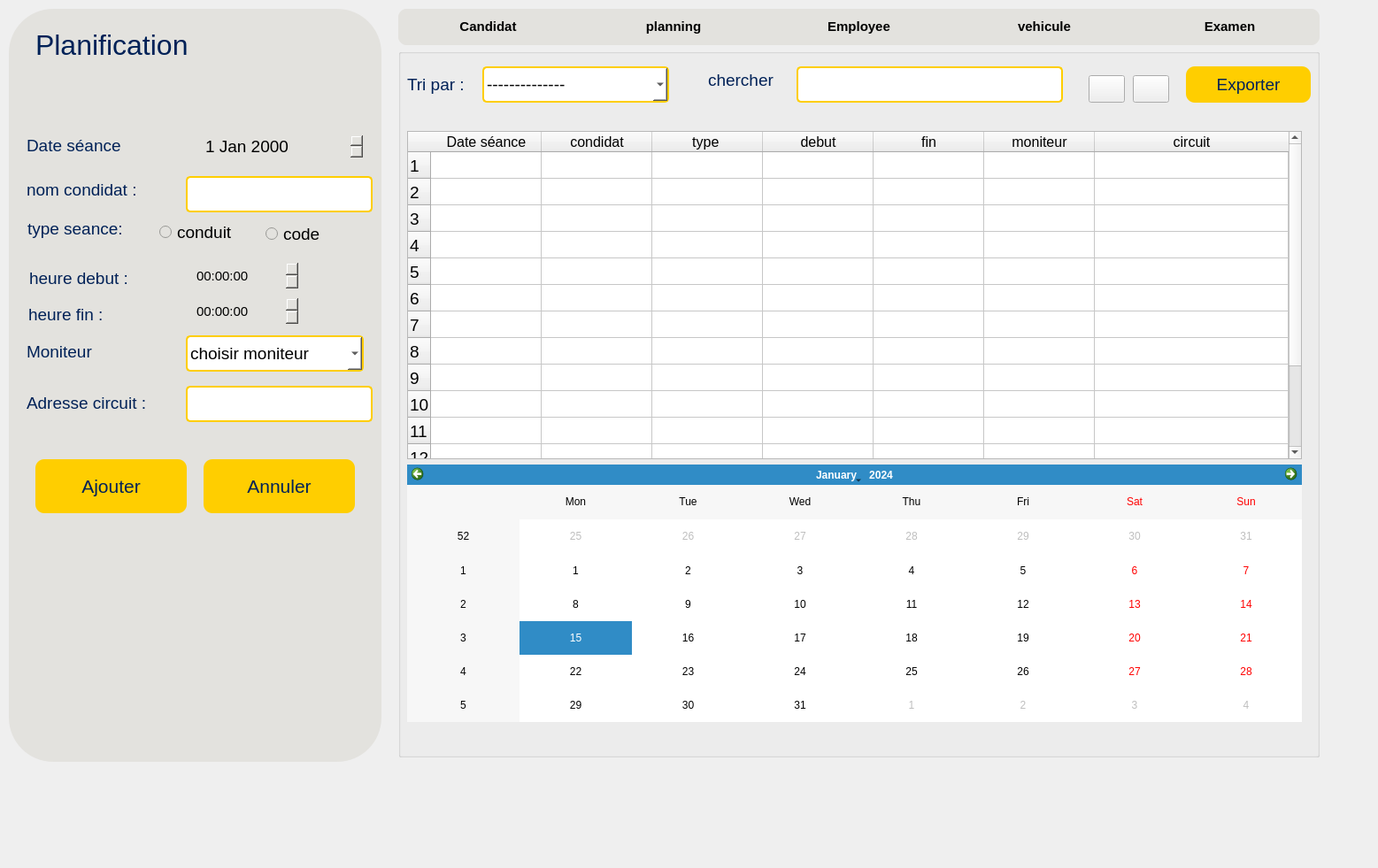
<?xml version="1.0" encoding="UTF-8"?>
<ui version="4.0">
 <class>Form</class>
 <widget class="QWidget" name="Form">
  <property name="geometry">
   <rect>
    <x>0</x>
    <y>0</y>
    <width>1557</width>
    <height>981</height>
   </rect>
  </property>
  <property name="windowTitle">
   <string>Form</string>
  </property>
  <widget class="QGroupBox" name="groupBox_5">
   <property name="geometry">
    <rect>
     <x>450</x>
     <y>10</y>
     <width>1041</width>
     <height>41</height>
    </rect>
   </property>
   <property name="styleSheet">
    <string notr="true">background-color:#e3e2de;
border-radius:10px;</string>
   </property>
   <property name="title">
    <string/>
   </property>
   <widget class="QWidget" name="horizontalLayoutWidget_3">
    <property name="geometry">
     <rect>
      <x>0</x>
      <y>0</y>
      <width>1041</width>
      <height>41</height>
     </rect>
    </property>
    <layout class="QHBoxLayout" name="horizontalLayout_3">
     <item>
      <widget class="QPushButton" name="candidat_3">
       <property name="font">
        <font>
         <pointsize>11</pointsize>
         <bold>true</bold>
        </font>
       </property>
       <property name="styleSheet">
        <string notr="true">background-color:#e3e2de;</string>
       </property>
       <property name="text">
        <string>Candidat</string>
       </property>
      </widget>
     </item>
     <item>
      <widget class="QPushButton" name="planning_3">
       <property name="font">
        <font>
         <pointsize>11</pointsize>
         <bold>true</bold>
        </font>
       </property>
       <property name="styleSheet">
        <string notr="true">background-color:#e3e2de;</string>
       </property>
       <property name="text">
        <string>planning</string>
       </property>
      </widget>
     </item>
     <item>
      <widget class="QPushButton" name="employee_3">
       <property name="font">
        <font>
         <pointsize>11</pointsize>
         <bold>true</bold>
        </font>
       </property>
       <property name="styleSheet">
        <string notr="true">background-color:#e3e2de;</string>
       </property>
       <property name="text">
        <string>Employee</string>
       </property>
      </widget>
     </item>
     <item>
      <widget class="QPushButton" name="vehicule_3">
       <property name="font">
        <font>
         <pointsize>11</pointsize>
         <bold>true</bold>
        </font>
       </property>
       <property name="styleSheet">
        <string notr="true">background-color:#e3e2de;</string>
       </property>
       <property name="text">
        <string>vehicule</string>
       </property>
      </widget>
     </item>
     <item>
      <widget class="QPushButton" name="examen_3">
       <property name="font">
        <font>
         <pointsize>11</pointsize>
         <bold>true</bold>
        </font>
       </property>
       <property name="styleSheet">
        <string notr="true">background-color:#e3e2de;</string>
       </property>
       <property name="text">
        <string>Examen</string>
       </property>
      </widget>
     </item>
    </layout>
   </widget>
  </widget>
  <widget class="QGroupBox" name="groupBox_4">
   <property name="geometry">
    <rect>
     <x>450</x>
     <y>55</y>
     <width>1041</width>
     <height>801</height>
    </rect>
   </property>
   <property name="title">
    <string/>
   </property>
   <widget class="QTableWidget" name="tab_3">
    <property name="geometry">
     <rect>
      <x>10</x>
      <y>93</y>
      <width>1011</width>
      <height>371</height>
     </rect>
    </property>
    <property name="font">
     <font>
      <pointsize>14</pointsize>
     </font>
    </property>
    <property name="showGrid">
     <bool>true</bool>
    </property>
    <property name="wordWrap">
     <bool>true</bool>
    </property>
    <property name="rowCount">
     <number>15</number>
    </property>
    <attribute name="horizontalHeaderVisible">
     <bool>true</bool>
    </attribute>
    <attribute name="horizontalHeaderCascadingSectionResizes">
     <bool>false</bool>
    </attribute>
    <attribute name="horizontalHeaderMinimumSectionSize">
     <number>40</number>
    </attribute>
    <attribute name="horizontalHeaderDefaultSectionSize">
     <number>125</number>
    </attribute>
    <attribute name="horizontalHeaderHighlightSections">
     <bool>true</bool>
    </attribute>
    <attribute name="horizontalHeaderShowSortIndicator" stdset="0">
     <bool>false</bool>
    </attribute>
    <attribute name="horizontalHeaderStretchLastSection">
     <bool>true</bool>
    </attribute>
    <row/>
    <row/>
    <row/>
    <row/>
    <row/>
    <row/>
    <row/>
    <row/>
    <row/>
    <row/>
    <row/>
    <row/>
    <row/>
    <row/>
    <row/>
    <column>
     <property name="text">
      <string>Date séance</string>
     </property>
     <property name="font">
      <font>
       <pointsize>12</pointsize>
      </font>
     </property>
    </column>
    <column>
     <property name="text">
      <string>condidat</string>
     </property>
     <property name="font">
      <font>
       <pointsize>12</pointsize>
      </font>
     </property>
    </column>
    <column>
     <property name="text">
      <string>type </string>
     </property>
     <property name="font">
      <font>
       <pointsize>12</pointsize>
      </font>
     </property>
    </column>
    <column>
     <property name="text">
      <string>debut</string>
     </property>
     <property name="font">
      <font>
       <pointsize>12</pointsize>
      </font>
     </property>
    </column>
    <column>
     <property name="text">
      <string>fin</string>
     </property>
     <property name="font">
      <font>
       <pointsize>12</pointsize>
      </font>
     </property>
    </column>
    <column>
     <property name="text">
      <string>moniteur</string>
     </property>
     <property name="font">
      <font>
       <pointsize>12</pointsize>
      </font>
     </property>
    </column>
    <column>
     <property name="text">
      <string>circuit</string>
     </property>
     <property name="font">
      <font>
       <pointsize>12</pointsize>
      </font>
     </property>
    </column>
   </widget>
   <widget class="QLabel" name="label_21">
    <property name="geometry">
     <rect>
      <x>10</x>
      <y>25</y>
      <width>91</width>
      <height>31</height>
     </rect>
    </property>
    <property name="font">
     <font>
      <pointsize>14</pointsize>
     </font>
    </property>
    <property name="styleSheet">
     <string notr="true">color:#002157</string>
    </property>
    <property name="text">
     <string>Tri par : </string>
    </property>
   </widget>
   <widget class="QComboBox" name="tri_3">
    <property name="geometry">
     <rect>
      <x>95</x>
      <y>20</y>
      <width>211</width>
      <height>41</height>
     </rect>
    </property>
    <property name="font">
     <font>
      <pointsize>14</pointsize>
     </font>
    </property>
    <property name="styleSheet">
     <string notr="true">background-color:white;
border-radius:5px;
border:2px solid #ffce00;
</string>
    </property>
    <item>
     <property name="text">
      <string>--------------</string>
     </property>
    </item>
    <item>
     <property name="text">
      <string>nom A à Z </string>
     </property>
    </item>
    <item>
     <property name="text">
      <string>nom Z à A</string>
     </property>
    </item>
    <item>
     <property name="text">
      <string>age croissant</string>
     </property>
    </item>
    <item>
     <property name="text">
      <string>age  décroissant</string>
     </property>
    </item>
   </widget>
   <widget class="QTextEdit" name="recherche_3">
    <property name="geometry">
     <rect>
      <x>450</x>
      <y>20</y>
      <width>301</width>
      <height>41</height>
     </rect>
    </property>
    <property name="font">
     <font>
      <pointsize>14</pointsize>
     </font>
    </property>
    <property name="styleSheet">
     <string notr="true">background-color:white;
border-radius:5px;
border:2px solid #ffce00;


</string>
    </property>
    <property name="verticalScrollBarPolicy">
     <enum>Qt::ScrollBarPolicy::ScrollBarAlwaysOff</enum>
    </property>
    <property name="horizontalScrollBarPolicy">
     <enum>Qt::ScrollBarPolicy::ScrollBarAlwaysOff</enum>
    </property>
    <property name="sizeAdjustPolicy">
     <enum>QAbstractScrollArea::SizeAdjustPolicy::AdjustIgnored</enum>
    </property>
   </widget>
   <widget class="QLabel" name="label_22">
    <property name="geometry">
     <rect>
      <x>350</x>
      <y>20</y>
      <width>101</width>
      <height>31</height>
     </rect>
    </property>
    <property name="font">
     <font>
      <pointsize>14</pointsize>
     </font>
    </property>
    <property name="styleSheet">
     <string notr="true">color:#002157</string>
    </property>
    <property name="text">
     <string>chercher</string>
    </property>
   </widget>
   <widget class="QCalendarWidget" name="calendarWidget">
    <property name="geometry">
     <rect>
      <x>10</x>
      <y>470</y>
      <width>1011</width>
      <height>291</height>
     </rect>
    </property>
   </widget>
   <widget class="QPushButton" name="pushButton_10">
    <property name="geometry">
     <rect>
      <x>780</x>
      <y>30</y>
      <width>41</width>
      <height>31</height>
     </rect>
    </property>
    <property name="text">
     <string/>
    </property>
    <property name="icon">
     <iconset theme="QIcon::ThemeIcon::EditDelete"/>
    </property>
   </widget>
   <widget class="QPushButton" name="pushButton_11">
    <property name="geometry">
     <rect>
      <x>830</x>
      <y>30</y>
      <width>41</width>
      <height>31</height>
     </rect>
    </property>
    <property name="text">
     <string/>
    </property>
    <property name="icon">
     <iconset theme="QIcon::ThemeIcon::MailMessageNew"/>
    </property>
   </widget>
   <widget class="QPushButton" name="pushButton_8">
    <property name="geometry">
     <rect>
      <x>890</x>
      <y>20</y>
      <width>141</width>
      <height>41</height>
     </rect>
    </property>
    <property name="font">
     <font>
      <pointsize>14</pointsize>
     </font>
    </property>
    <property name="styleSheet">
     <string notr="true">background-color:#ffce00;
color:#002157;
border-radius:10px;</string>
    </property>
    <property name="text">
     <string>Exporter</string>
    </property>
    <property name="icon">
     <iconset theme="QIcon::ThemeIcon::WindowNew"/>
    </property>
    <property name="iconSize">
     <size>
      <width>20</width>
      <height>20</height>
     </size>
    </property>
   </widget>
  </widget>
  <widget class="QGroupBox" name="groupBox_6">
   <property name="geometry">
    <rect>
     <x>10</x>
     <y>10</y>
     <width>421</width>
     <height>851</height>
    </rect>
   </property>
   <property name="styleSheet">
    <string notr="true">border-radius:50px;
background-color:#e3e2de;</string>
   </property>
   <property name="title">
    <string/>
   </property>
   <widget class="QLabel" name="label_23">
    <property name="geometry">
     <rect>
      <x>30</x>
      <y>10</y>
      <width>331</width>
      <height>61</height>
     </rect>
    </property>
    <property name="font">
     <font>
      <pointsize>24</pointsize>
     </font>
    </property>
    <property name="styleSheet">
     <string notr="true">color:#002157
</string>
    </property>
    <property name="text">
     <string>Planification</string>
    </property>
   </widget>
   <widget class="QLabel" name="label_24">
    <property name="geometry">
     <rect>
      <x>20</x>
      <y>139</y>
      <width>141</width>
      <height>31</height>
     </rect>
    </property>
    <property name="font">
     <font>
      <pointsize>14</pointsize>
     </font>
    </property>
    <property name="styleSheet">
     <string notr="true">color:#002157</string>
    </property>
    <property name="text">
     <string>Date séance</string>
    </property>
   </widget>
   <widget class="QLabel" name="label_25">
    <property name="geometry">
     <rect>
      <x>21</x>
      <y>233</y>
      <width>141</width>
      <height>31</height>
     </rect>
    </property>
    <property name="font">
     <font>
      <pointsize>14</pointsize>
     </font>
    </property>
    <property name="styleSheet">
     <string notr="true">color:#002157</string>
    </property>
    <property name="text">
     <string>type seance: </string>
    </property>
   </widget>
   <widget class="QLabel" name="label_26">
    <property name="geometry">
     <rect>
      <x>23</x>
      <y>284</y>
      <width>151</width>
      <height>40</height>
     </rect>
    </property>
    <property name="font">
     <font>
      <pointsize>14</pointsize>
     </font>
    </property>
    <property name="styleSheet">
     <string notr="true">color:#002157</string>
    </property>
    <property name="text">
     <string>heure debut :</string>
    </property>
   </widget>
   <widget class="QRadioButton" name="homme_3">
    <property name="geometry">
     <rect>
      <x>170</x>
      <y>237</y>
      <width>121</width>
      <height>30</height>
     </rect>
    </property>
    <property name="font">
     <font>
      <pointsize>14</pointsize>
     </font>
    </property>
    <property name="text">
     <string>conduit</string>
    </property>
   </widget>
   <widget class="QRadioButton" name="femme_3">
    <property name="geometry">
     <rect>
      <x>290</x>
      <y>234</y>
      <width>121</width>
      <height>40</height>
     </rect>
    </property>
    <property name="font">
     <font>
      <pointsize>14</pointsize>
     </font>
    </property>
    <property name="text">
     <string>code</string>
    </property>
   </widget>
   <widget class="QLabel" name="label_27">
    <property name="geometry">
     <rect>
      <x>20</x>
      <y>189</y>
      <width>171</width>
      <height>31</height>
     </rect>
    </property>
    <property name="font">
     <font>
      <pointsize>14</pointsize>
     </font>
    </property>
    <property name="styleSheet">
     <string notr="true">color:#002157</string>
    </property>
    <property name="text">
     <string>nom condidat :</string>
    </property>
   </widget>
   <widget class="QLabel" name="label_29">
    <property name="geometry">
     <rect>
      <x>20</x>
      <y>430</y>
      <width>171</width>
      <height>31</height>
     </rect>
    </property>
    <property name="font">
     <font>
      <pointsize>14</pointsize>
     </font>
    </property>
    <property name="styleSheet">
     <string notr="true">color:#002157</string>
    </property>
    <property name="text">
     <string>Adresse circuit :</string>
    </property>
   </widget>
   <widget class="QTextEdit" name="tel_3">
    <property name="geometry">
     <rect>
      <x>200</x>
      <y>426</y>
      <width>211</width>
      <height>41</height>
     </rect>
    </property>
    <property name="font">
     <font>
      <pointsize>14</pointsize>
     </font>
    </property>
    <property name="styleSheet">
     <string notr="true">background-color:white;
border-radius:5px;
border:2px solid #ffce00;</string>
    </property>
   </widget>
   <widget class="QLabel" name="label_30">
    <property name="geometry">
     <rect>
      <x>20</x>
      <y>372</y>
      <width>181</width>
      <height>31</height>
     </rect>
    </property>
    <property name="font">
     <font>
      <pointsize>14</pointsize>
     </font>
    </property>
    <property name="styleSheet">
     <string notr="true">color:#002157</string>
    </property>
    <property name="text">
     <string>Moniteur</string>
    </property>
   </widget>
   <widget class="QComboBox" name="type_3">
    <property name="geometry">
     <rect>
      <x>200</x>
      <y>369</y>
      <width>201</width>
      <height>41</height>
     </rect>
    </property>
    <property name="font">
     <font>
      <pointsize>14</pointsize>
     </font>
    </property>
    <property name="styleSheet">
     <string notr="true">background-color:white;
border-radius:5px;
border:2px solid #ffce00;
</string>
    </property>
    <item>
     <property name="text">
      <string>choisir moniteur</string>
     </property>
    </item>
    <item>
     <property name="text">
      <string>mohamed</string>
     </property>
    </item>
    <item>
     <property name="text">
      <string>ali</string>
     </property>
    </item>
   </widget>
   <widget class="QPushButton" name="btn_ajout_3">
    <property name="geometry">
     <rect>
      <x>30</x>
      <y>509</y>
      <width>171</width>
      <height>61</height>
     </rect>
    </property>
    <property name="font">
     <font>
      <pointsize>16</pointsize>
     </font>
    </property>
    <property name="styleSheet">
     <string notr="true">background-color:#ffce00;
color:#002157;
border-radius:10px;</string>
    </property>
    <property name="text">
     <string>Ajouter</string>
    </property>
   </widget>
   <widget class="QPushButton" name="btn_reset_3">
    <property name="geometry">
     <rect>
      <x>220</x>
      <y>509</y>
      <width>171</width>
      <height>61</height>
     </rect>
    </property>
    <property name="font">
     <font>
      <pointsize>16</pointsize>
     </font>
    </property>
    <property name="styleSheet">
     <string notr="true">background-color:#ffce00;
color:#002157;
border-radius:10px;</string>
    </property>
    <property name="text">
     <string>Annuler</string>
    </property>
   </widget>
   <widget class="QTextEdit" name="cin_4">
    <property name="geometry">
     <rect>
      <x>200</x>
      <y>189</y>
      <width>211</width>
      <height>41</height>
     </rect>
    </property>
    <property name="font">
     <font>
      <pointsize>14</pointsize>
     </font>
    </property>
    <property name="styleSheet">
     <string notr="true">background-color:white;
border-radius:5px;
border:2px solid #ffce00;


</string>
    </property>
    <property name="verticalScrollBarPolicy">
     <enum>Qt::ScrollBarPolicy::ScrollBarAlwaysOff</enum>
    </property>
    <property name="horizontalScrollBarPolicy">
     <enum>Qt::ScrollBarPolicy::ScrollBarAlwaysOff</enum>
    </property>
    <property name="sizeAdjustPolicy">
     <enum>QAbstractScrollArea::SizeAdjustPolicy::AdjustIgnored</enum>
    </property>
   </widget>
   <widget class="QLabel" name="label_33">
    <property name="geometry">
     <rect>
      <x>22</x>
      <y>325</y>
      <width>121</width>
      <height>40</height>
     </rect>
    </property>
    <property name="font">
     <font>
      <pointsize>14</pointsize>
     </font>
    </property>
    <property name="styleSheet">
     <string notr="true">color:#002157</string>
    </property>
    <property name="text">
     <string>heure fin :</string>
    </property>
   </widget>
   <widget class="QTimeEdit" name="timeEdit">
    <property name="geometry">
     <rect>
      <x>210</x>
      <y>284</y>
      <width>118</width>
      <height>35</height>
     </rect>
    </property>
    <property name="font">
     <font>
      <pointsize>11</pointsize>
     </font>
    </property>
   </widget>
   <widget class="QTimeEdit" name="timeEdit_2">
    <property name="geometry">
     <rect>
      <x>210</x>
      <y>324</y>
      <width>118</width>
      <height>35</height>
     </rect>
    </property>
    <property name="font">
     <font>
      <pointsize>11</pointsize>
     </font>
    </property>
   </widget>
   <widget class="QDateEdit" name="dateEdit">
    <property name="geometry">
     <rect>
      <x>220</x>
      <y>140</y>
      <width>181</width>
      <height>31</height>
     </rect>
    </property>
    <property name="font">
     <font>
      <pointsize>14</pointsize>
     </font>
    </property>
   </widget>
  </widget>
 </widget>
 <resources/>
 <connections/>
</ui>
